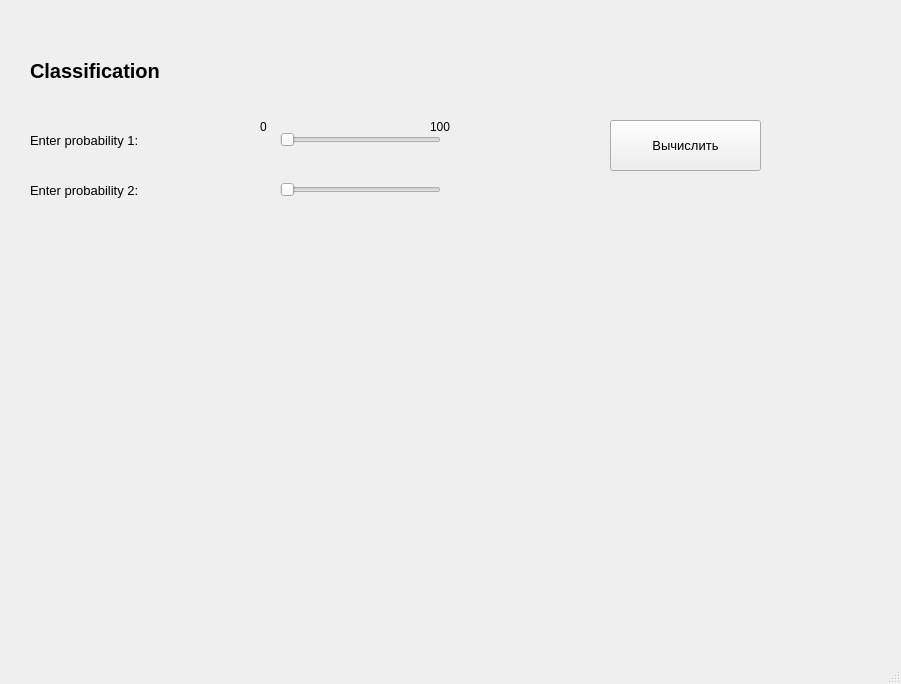
<?xml version="1.0" encoding="UTF-8"?>
<ui version="4.0">
 <class>MainWindow</class>
 <widget class="QMainWindow" name="MainWindow">
  <property name="geometry">
   <rect>
    <x>0</x>
    <y>0</y>
    <width>901</width>
    <height>684</height>
   </rect>
  </property>
  <property name="windowTitle">
   <string>MainWindow</string>
  </property>
  <widget class="QWidget" name="centralwidget">
   <widget class="QLabel" name="label">
    <property name="geometry">
     <rect>
      <x>30</x>
      <y>40</y>
      <width>311</width>
      <height>61</height>
     </rect>
    </property>
    <property name="font">
     <font>
      <pointsize>15</pointsize>
      <weight>75</weight>
      <bold>true</bold>
     </font>
    </property>
    <property name="text">
     <string>Classification</string>
    </property>
   </widget>
   <widget class="QLabel" name="label_2">
    <property name="geometry">
     <rect>
      <x>30</x>
      <y>120</y>
      <width>281</width>
      <height>41</height>
     </rect>
    </property>
    <property name="font">
     <font>
      <pointsize>10</pointsize>
     </font>
    </property>
    <property name="text">
     <string>Enter probability 1:</string>
    </property>
   </widget>
   <widget class="QPushButton" name="calculateButton">
    <property name="geometry">
     <rect>
      <x>610</x>
      <y>120</y>
      <width>151</width>
      <height>51</height>
     </rect>
    </property>
    <property name="font">
     <font>
      <pointsize>10</pointsize>
     </font>
    </property>
    <property name="text">
     <string>Вычислить</string>
    </property>
   </widget>
   <widget class="QWidget" name="widget" native="true">
    <property name="geometry">
     <rect>
      <x>20</x>
      <y>270</y>
      <width>571</width>
      <height>371</height>
     </rect>
    </property>
   </widget>
   <widget class="QLabel" name="label_3">
    <property name="geometry">
     <rect>
      <x>30</x>
      <y>170</y>
      <width>281</width>
      <height>41</height>
     </rect>
    </property>
    <property name="font">
     <font>
      <pointsize>10</pointsize>
     </font>
    </property>
    <property name="text">
     <string>Enter probability 2:</string>
    </property>
   </widget>
   <widget class="QSlider" name="proba1Slider">
    <property name="geometry">
     <rect>
      <x>280</x>
      <y>130</y>
      <width>161</width>
      <height>20</height>
     </rect>
    </property>
    <property name="maximum">
     <number>100</number>
    </property>
    <property name="singleStep">
     <number>0</number>
    </property>
    <property name="orientation">
     <enum>Qt::Horizontal</enum>
    </property>
   </widget>
   <widget class="QSlider" name="proba2Slider">
    <property name="geometry">
     <rect>
      <x>280</x>
      <y>180</y>
      <width>161</width>
      <height>20</height>
     </rect>
    </property>
    <property name="maximum">
     <number>100</number>
    </property>
    <property name="orientation">
     <enum>Qt::Horizontal</enum>
    </property>
   </widget>
   <widget class="QLabel" name="label_4">
    <property name="geometry">
     <rect>
      <x>260</x>
      <y>120</y>
      <width>47</width>
      <height>14</height>
     </rect>
    </property>
    <property name="text">
     <string>0</string>
    </property>
   </widget>
   <widget class="QLabel" name="label_5">
    <property name="geometry">
     <rect>
      <x>430</x>
      <y>120</y>
      <width>47</width>
      <height>14</height>
     </rect>
    </property>
    <property name="text">
     <string>100</string>
    </property>
   </widget>
   <widget class="QLabel" name="answerLabel">
    <property name="geometry">
     <rect>
      <x>610</x>
      <y>370</y>
      <width>271</width>
      <height>151</height>
     </rect>
    </property>
    <property name="font">
     <font>
      <pointsize>12</pointsize>
     </font>
    </property>
    <property name="text">
     <string/>
    </property>
   </widget>
  </widget>
  <widget class="QMenuBar" name="menubar">
   <property name="geometry">
    <rect>
     <x>0</x>
     <y>0</y>
     <width>901</width>
     <height>22</height>
    </rect>
   </property>
  </widget>
  <widget class="QStatusBar" name="statusbar"/>
 </widget>
 <resources/>
 <connections/>
</ui>
